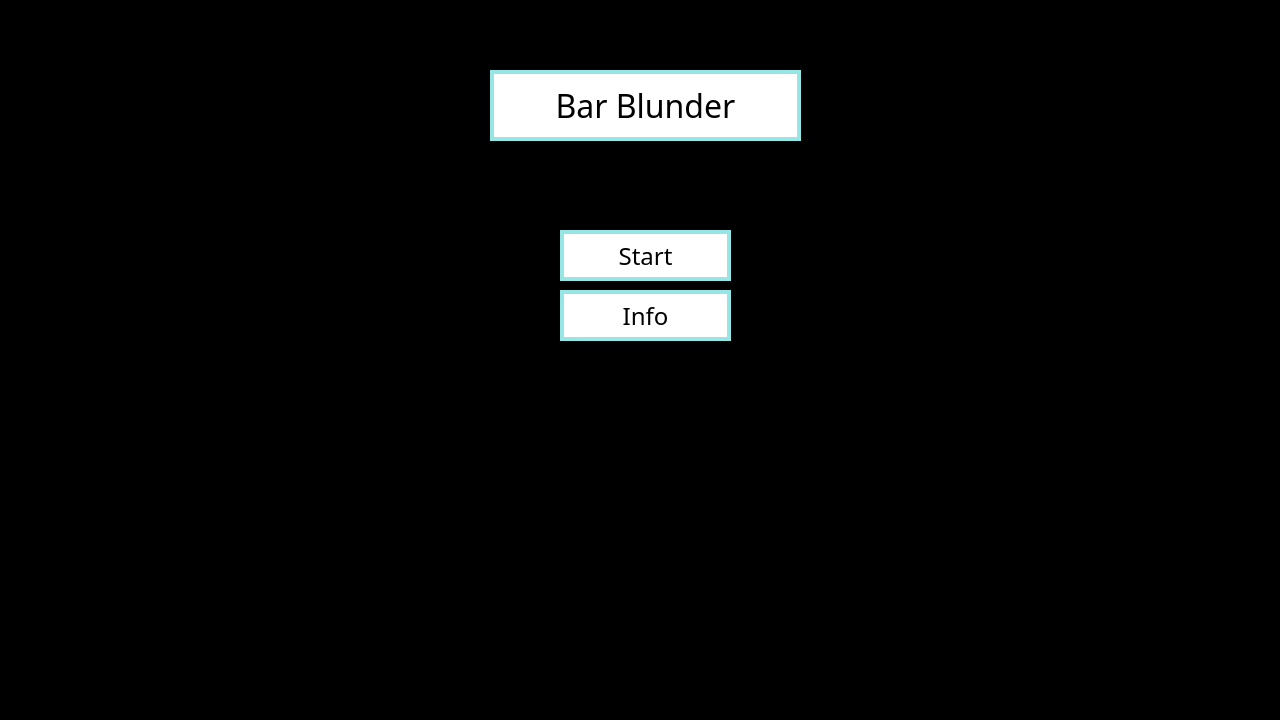
<?xml version="1.0" encoding="UTF-8"?>
<ui version="4.0">
 <class>MainMenuPage</class>
 <widget class="QWidget" name="MainMenuPage">
  <property name="geometry">
   <rect>
    <x>0</x>
    <y>0</y>
    <width>1280</width>
    <height>720</height>
   </rect>
  </property>
  <property name="windowTitle">
   <string>MainWindow</string>
  </property>
  <property name="styleSheet">
   <string notr="true">background:rgb(0,0,0);</string>
  </property>
  <widget class="QPushButton" name="startButton">
   <property name="geometry">
    <rect>
     <x>560</x>
     <y>230</y>
     <width>171</width>
     <height>51</height>
    </rect>
   </property>
   <property name="font">
    <font>
     <family>Script MT Bold</family>
     <pointsize>18</pointsize>
    </font>
   </property>
   <property name="styleSheet">
    <string notr="true">background:rgb(255,255,255);
border: 4px solid;
border-color:rgb(150, 230, 230);</string>
   </property>
   <property name="text">
    <string>Start</string>
   </property>
  </widget>
  <widget class="QPushButton" name="infoButton">
   <property name="geometry">
    <rect>
     <x>560</x>
     <y>290</y>
     <width>171</width>
     <height>51</height>
    </rect>
   </property>
   <property name="font">
    <font>
     <family>Script MT Bold</family>
     <pointsize>18</pointsize>
    </font>
   </property>
   <property name="styleSheet">
    <string notr="true">background:rgb(255,255,255);
border: 4px solid;
border-color:rgb(150, 230, 230);</string>
   </property>
   <property name="text">
    <string>Info</string>
   </property>
  </widget>
  <widget class="QLabel" name="menuTitle">
   <property name="geometry">
    <rect>
     <x>490</x>
     <y>70</y>
     <width>311</width>
     <height>71</height>
    </rect>
   </property>
   <property name="font">
    <font>
     <family>Script MT Bold</family>
     <pointsize>24</pointsize>
    </font>
   </property>
   <property name="styleSheet">
    <string notr="true">background:rgb(255,255,255);
border: 4px solid;
border-color:rgb(150, 230, 230);</string>
   </property>
   <property name="text">
    <string>Bar Blunder</string>
   </property>
   <property name="alignment">
    <set>Qt::AlignCenter</set>
   </property>
  </widget>
  <widget class="QLabel" name="menuBarImage">
   <property name="geometry">
    <rect>
     <x>260</x>
     <y>380</y>
     <width>771</width>
     <height>231</height>
    </rect>
   </property>
   <property name="styleSheet">
    <string notr="true"/>
   </property>
   <property name="text">
    <string/>
   </property>
  </widget>
 </widget>
 <resources/>
 <connections/>
</ui>
